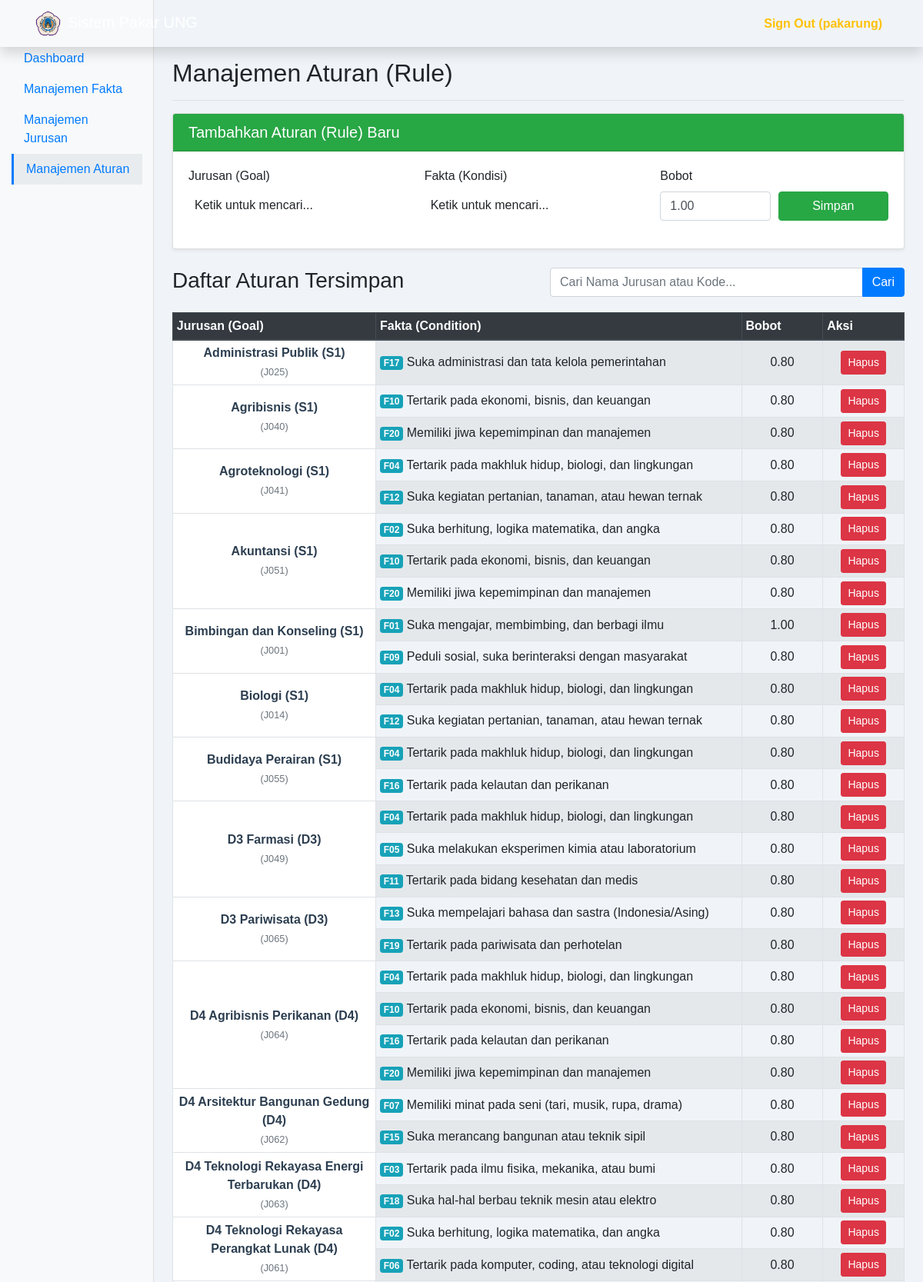
The page /views/pakar/manage_rules.php (signed in, upper part) on the database its author committed.
### tables this page shows
CREATE TABLE `aturan` (
  `id_aturan` int NOT NULL,
  `kode_jurusan` varchar(50) NOT NULL,
  `kode_fakta` varchar(50) NOT NULL,
  `bobot` decimal(3,2) NOT NULL DEFAULT '1.00'
);

CREATE TABLE `jurusan` (
  `id_jurusan` int NOT NULL,
  `kode_jurusan` varchar(10) NOT NULL,
  `nama_jurusan` varchar(100) NOT NULL,
  `jenjang` varchar(5) NOT NULL,
  `fakultas` varchar(100) DEFAULT NULL
);

CREATE TABLE `fakta` (
  `id_fakta` int NOT NULL,
  `kode_fakta` varchar(50) NOT NULL,
  `deskripsi` varchar(255) NOT NULL,
  `jenis_input` varchar(50) DEFAULT NULL
);

### views/pakar/manage_rules.php (the view, shortened to what this page needs)
<?php
require_once '../../controller/AuthController.php';
$search_query = "";
$sql_rules = "SELECT a.id_aturan, a.bobot, j.nama_jurusan, j.kode_jurusan, j.jenjang, f.kode_fakta, f.deskripsi AS deskripsi_fakta
              FROM aturan a
              JOIN jurusan j ON a.kode_jurusan = j.kode_jurusan
              JOIN fakta f ON a.kode_fakta = f.kode_fakta";
$sql_rules .= " ORDER BY j.nama_jurusan ASC, a.kode_fakta ASC";
$rules_res = $conn->query($sql_rules);
$grouped_rules = [];
if ($rules_res->num_rows > 0) {
    while ($row = $rules_res->fetch_assoc()) {
        $key_jurusan = htmlspecialchars($row['nama_jurusan']) . ' (' . $row['jenjang'] . ')';
        $grouped_rules[$key_jurusan][] = $row;
    }
}
?>
<!doctype html>
<html lang="id">
<head>
    <link rel="stylesheet" href="https://stackpath.bootstrapcdn.com/bootstrap/4.5.2/css/bootstrap.min.css">
    <link href="https://cdn.jsdelivr.net/npm/select2@4.1.0-rc.0/dist/css/select2.min.css" rel="stylesheet" />
    <link rel="stylesheet" href="https://cdn.jsdelivr.net/npm/@ttskch/select2-bootstrap4-theme@x.x.x/dist/select2-bootstrap4.min.css">
    <link rel="stylesheet" href="../../assets/css/style.css">
</head>
<body>
    <?php include '../partials/navbar.php'; ?>
    <div class="container-fluid">
        <div class="row">
            <nav class="col-md-2 d-none d-md-block bg-light sidebar">
                <div class="sidebar-sticky">
                    <ul class="nav flex-column">
                        <li class="nav-item"><a class="nav-link" href="dashboard.php">Dashboard</a></li>
                        <li class="nav-item"><a class="nav-link" href="manage_fakta.php">Manajemen Fakta</a></li>
                        <li class="nav-item"><a class="nav-link" href="manage_jurusan.php">Manajemen Jurusan</a></li>
                        <li class="nav-item"><a class="nav-link active" href="manage_rules.php">Manajemen Aturan</a></li>
                    </ul>
                </div>
            </nav>
            <main role="main" class="col-md-9 ml-sm-auto col-lg-10 px-4">
                <div class="d-flex justify-content-between flex-wrap flex-md-nowrap align-items-center pt-3 pb-2 mb-3 border-bottom">
                    <h1 class="h2">Manajemen Aturan (Rule)</h1>
                </div>
                <div class="card mb-4 shadow-sm">
                    <h5 class="card-header bg-success text-white">Tambahkan Aturan (Rule) Baru</h5>
                    <div class="card-body">
                        <form method="POST">
                            <div class="form-row">
                                <div class="col-md-4 mb-3">
                                    <label for="kode_jurusan">Jurusan (Goal)</label>
                                </div>
                                <div class="col-md-4 mb-3">
                                    <label for="kode_fakta_rule">Fakta (Kondisi)</label>
                                </div>
                                <div class="col-md-2 mb-3">
                                    <label for="bobot">Bobot</label>
                                    <input type="number" step="0.01" class="form-control" name="bobot" value="1.00" min="0.01" max="1.00" required>
                                </div>
                                <div class="col-md-2 mb-3 align-self-end">
                                    <button class="btn btn-success btn-block" type="submit" name="add_rule">Simpan</button>
                                </div>
                            </div>
                        </form>
                    </div>
                </div>
                <div class="row mb-3">
                    <div class="col-md-6">
                        <h3 class="">Daftar Aturan Tersimpan</h3>
                    </div>
                    <div class="col-md-6">
                        <form method="GET" action="">
                            <div class="input-group">
                                <input type="text" class="form-control" name="q" placeholder="Cari Nama Jurusan atau Kode..." value="<?= $search_query ?>">
                                <div class="input-group-append">
                                    <button class="btn btn-primary" type="submit">Cari</button>
                                </div>
                            </div>
                        </form>
                    </div>
                </div>
                <div class="table-responsive">
                    <table class="table table-bordered table-striped table-sm table-valign-middle">
                        <thead class="thead-dark">
                            <tr>
                                <th style="width: 25%;">Jurusan (Goal)</th>
                                <th style="width: 45%;">Fakta (Condition)</th>
                                <th style="width: 10%;">Bobot</th>
                                <th style="width: 10%;">Aksi</th>
                            </tr>
                        </thead>
                        <tbody>
                            <?php if (empty($grouped_rules)): ?>
                                <tr>
                                    <td colspan="4" class="text-center py-3">
                                        <?= $search_query ? 'Data tidak ditemukan untuk pencarian: "<b>'.$search_query.'</b>"' : 'Belum ada aturan data yang tersimpan.' ?>
                                    </td>
                                </tr>
                            <?php else: ?>
                                <?php foreach ($grouped_rules as $jurusan_name => $rules): ?>
                                    <?php $rowspan_count = count($rules); ?>
                                    <?php foreach ($rules as $index => $rule): ?>
                                        <tr>
                                            <?php if ($index === 0): ?>
                                                <td rowspan="<?= $rowspan_count ?>" class="merged-cell text-center">
                                                    <?= $jurusan_name ?>
                                                    <br>
                                                    <small class="text-muted">(<?= $rule['kode_jurusan'] ?>)</small>
                                                </td>
                                            <?php endif; ?>
                                            <td>
                                                <span class="badge badge-info"><?= $rule['kode_fakta'] ?></span>
                                                <?= htmlspecialchars($rule['deskripsi_fakta']) ?>
                                            </td>
                                            <td class="text-center"><?= $rule['bobot'] ?></td>
                                            <td class="text-center">
                                                <a href="manage_rules.php?delete=<?= $rule['id_aturan'] ?>"
                                                   class="btn btn-sm btn-danger"
                                                   onclick="return confirm('Yakin ingin menghapus aturan fakta ini?');">
                                                   Hapus
                                                </a>
                                            </td>
                                        </tr>
                                    <?php endforeach; ?>
                                <?php endforeach; ?>
                            <?php endif; ?>
                        </tbody>
                    </table>
                </div>
            </main>
        </div>
    </div>
</body>
</html>

### assets/css/style.css (style rules this page uses)
body { font-family: 'Poppins', sans-serif; background-color: #f0f4f8; }
.sidebar { position: fixed; top: 0; bottom: 0; left: 0; z-index: 1000; padding-top: 56px; box-shadow: inset -1px 0 0 rgba(0, 0, 0, .1); background-color: #ffffff; }
.nav-link.active { background-color: #e9ecef; color: #007bff !important; border-left: 3px solid #007bff; }
main { padding-top: 60px; }

### views/pakar/manage_rules.php (style rules this page uses)
.table-valign-middle td { vertical-align: middle !important; }
.merged-cell { background-color: #ffffff; font-weight: bold; color: #2c3e50; }

### rows shown on the page
aturan: jurusan_name "Administrasi Publik (S1)", jurusan.kode_jurusan "J025", fakta.kode_fakta "F17", fakta.deskripsi "Suka administrasi dan tata kelola pemerintahan", bobot "0.80"
aturan: jurusan_name "Agribisnis (S1)", jurusan.kode_jurusan "J040", fakta.kode_fakta "F10", fakta.deskripsi "Tertarik pada ekonomi, bisnis, dan keuangan", bobot "0.80"
aturan: fakta.kode_fakta "F20", fakta.deskripsi "Memiliki jiwa kepemimpinan dan manajemen", bobot "0.80"
aturan: jurusan_name "Agroteknologi (S1)", jurusan.kode_jurusan "J041", fakta.kode_fakta "F04", fakta.deskripsi "Tertarik pada makhluk hidup, biologi, dan lingkungan", bobot "0.80"
aturan: fakta.kode_fakta "F12", fakta.deskripsi "Suka kegiatan pertanian, tanaman, atau hewan ternak", bobot "0.80"
aturan: jurusan_name "Akuntansi (S1)", jurusan.kode_jurusan "J051", fakta.kode_fakta "F02", fakta.deskripsi "Suka berhitung, logika matematika, dan angka", bobot "0.80"
aturan: fakta.kode_fakta "F10", fakta.deskripsi "Tertarik pada ekonomi, bisnis, dan keuangan", bobot "0.80"
aturan: fakta.kode_fakta "F20", fakta.deskripsi "Memiliki jiwa kepemimpinan dan manajemen", bobot "0.80"
aturan: jurusan_name "Bimbingan dan Konseling (S1)", jurusan.kode_jurusan "J001", fakta.kode_fakta "F01", fakta.deskripsi "Suka mengajar, membimbing, dan berbagi ilmu", bobot "1.00"
aturan: fakta.kode_fakta "F09", fakta.deskripsi "Peduli sosial, suka berinteraksi dengan masyarakat", bobot "0.80"
aturan: jurusan_name "Biologi (S1)", jurusan.kode_jurusan "J014", fakta.kode_fakta "F04", fakta.deskripsi "Tertarik pada makhluk hidup, biologi, dan lingkungan", bobot "0.80"
aturan: fakta.kode_fakta "F12", fakta.deskripsi "Suka kegiatan pertanian, tanaman, atau hewan ternak", bobot "0.80"
aturan: jurusan_name "Budidaya Perairan (S1)", jurusan.kode_jurusan "J055", fakta.kode_fakta "F04", fakta.deskripsi "Tertarik pada makhluk hidup, biologi, dan lingkungan", bobot "0.80"
aturan: fakta.kode_fakta "F16", fakta.deskripsi "Tertarik pada kelautan dan perikanan", bobot "0.80"
aturan: jurusan_name "D3 Farmasi (D3)", jurusan.kode_jurusan "J049", fakta.kode_fakta "F04", fakta.deskripsi "Tertarik pada makhluk hidup, biologi, dan lingkungan", bobot "0.80"
aturan: fakta.kode_fakta "F05", fakta.deskripsi "Suka melakukan eksperimen kimia atau laboratorium", bobot "0.80"
aturan: fakta.kode_fakta "F11", fakta.deskripsi "Tertarik pada bidang kesehatan dan medis", bobot "0.80"
aturan: jurusan_name "D3 Pariwisata (D3)", jurusan.kode_jurusan "J065", fakta.kode_fakta "F13", fakta.deskripsi "Suka mempelajari bahasa dan sastra (Indonesia/Asing)", bobot "0.80"
aturan: fakta.kode_fakta "F19", fakta.deskripsi "Tertarik pada pariwisata dan perhotelan", bobot "0.80"
aturan: jurusan_name "D4 Agribisnis Perikanan (D4)", jurusan.kode_jurusan "J064", fakta.kode_fakta "F04", fakta.deskripsi "Tertarik pada makhluk hidup, biologi, dan lingkungan", bobot "0.80"
aturan: fakta.kode_fakta "F10", fakta.deskripsi "Tertarik pada ekonomi, bisnis, dan keuangan", bobot "0.80"
aturan: fakta.kode_fakta "F16", fakta.deskripsi "Tertarik pada kelautan dan perikanan", bobot "0.80"
aturan: fakta.kode_fakta "F20", fakta.deskripsi "Memiliki jiwa kepemimpinan dan manajemen", bobot "0.80"
aturan: jurusan_name "D4 Arsitektur Bangunan Gedung (D4)", jurusan.kode_jurusan "J062", fakta.kode_fakta "F07", fakta.deskripsi "Memiliki minat pada seni (tari, musik, rupa, drama)", bobot "0.80"
aturan: fakta.kode_fakta "F15", fakta.deskripsi "Suka merancang bangunan atau teknik sipil", bobot "0.80"
aturan: jurusan_name "D4 Teknologi Rekayasa Energi Terbarukan (D4)", jurusan.kode_jurusan "J063", fakta.kode_fakta "F03", fakta.deskripsi "Tertarik pada ilmu fisika, mekanika, atau bumi", bobot "0.80"
aturan: fakta.kode_fakta "F18", fakta.deskripsi "Suka hal-hal berbau teknik mesin atau elektro", bobot "0.80"
aturan: jurusan_name "D4 Teknologi Rekayasa Perangkat Lunak (D4)", jurusan.kode_jurusan "J061", fakta.kode_fakta "F02", fakta.deskripsi "Suka berhitung, logika matematika, dan angka", bobot "0.80"
aturan: fakta.kode_fakta "F06", fakta.deskripsi "Tertarik pada komputer, coding, atau teknologi digital", bobot "0.80"

### other values the page prints
$username "pakarung"
